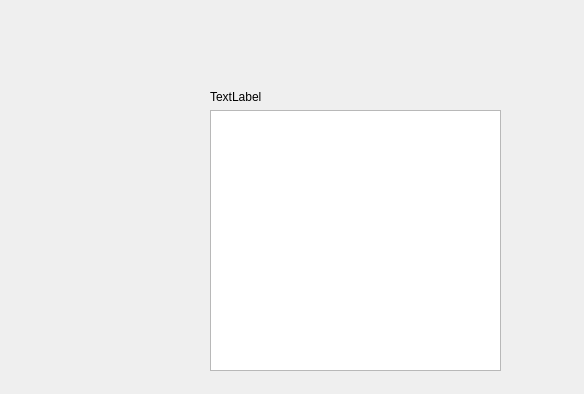
<?xml version="1.0" encoding="UTF-8"?>
<ui version="4.0">
 <class>NotebooksDialog</class>
 <widget class="QDockWidget" name="NotebooksDialog">
  <property name="geometry">
   <rect>
    <x>0</x>
    <y>0</y>
    <width>584</width>
    <height>394</height>
   </rect>
  </property>
  <property name="windowTitle">
   <string>DockWidget</string>
  </property>
  <widget class="QWidget" name="dockWidgetContents">
   <widget class="QWidget" name="verticalLayoutWidget">
    <property name="geometry">
     <rect>
      <x>210</x>
      <y>90</y>
      <width>291</width>
      <height>281</height>
     </rect>
    </property>
    <layout class="QVBoxLayout" name="verticalLayout">
     <item>
      <widget class="QLabel" name="label">
       <property name="text">
        <string>TextLabel</string>
       </property>
      </widget>
     </item>
     <item>
      <widget class="QTableWidget" name="tableNotebooks"/>
     </item>
    </layout>
   </widget>
  </widget>
 </widget>
 <resources/>
 <connections/>
</ui>
